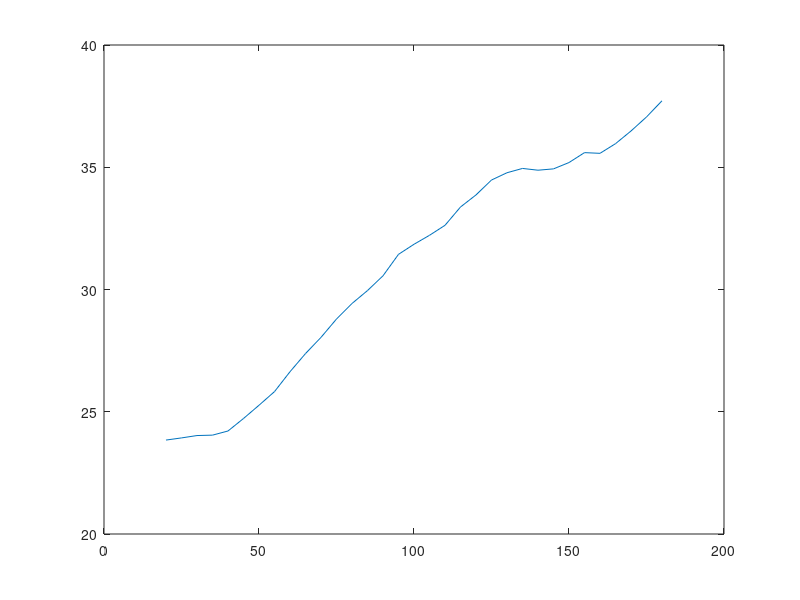

The MATLAB source for this figure: (Note: this script raises an error after producing the figure.)
ld = load('J_vs_E.mat');

x2 = ld.jf200.x;
f2 = ld.jf200.signal;
e_min = x2(1);
J_min = f2(1);

x4 = ld.jf400.x;
f4 = ld.jf400.signal;
e_min_s = 45;
e_max_s = 125;

% first subrange: take from ei200
ir2_min = find(x2==e_min_s);
ir2_max = find(x2==e_max_s);
x_tot1 = x2(1:ir2_min);
s_tot1 = f2(1:ir2_min);

% second subrange: take half from ei200, half from ei400
s_par2 =f2(ir2_min+1:ir2_max);

ir4_min = find(x4==e_min_s);
ir4_max = find(x4==e_max_s);
s_par4 =f4(ir4_min+1:ir4_max);

s_tot2 = 0.5*(s_par2 + s_par4);
x_tot2 = x4(ir4_min+1:ir4_max);

% third subrange: take data from ei400
e_max_t = 180;
ir4t_max = find(x4==e_max_t);
s_tot3 = f4(ir4_max+1:ir4t_max);
x_tot3 = x4(ir4_max+1:ir4t_max);

x = [x_tot1,x_tot2,x_tot3];
s = [s_tot1',s_tot2',s_tot3'];
plot(x,s);

x_min = min(x);
x_max = max(x);
J_min = min(s);
J_max = max(s);

q= 0.01:0.01:0.99;
JvsQ = zeros(size(q));
for i=1:numel(q)
    JvsQ(i) = 0.125*fzero(@(e)(j_vs_e(e,q(i),x,s,x_min,J_min,x_max,J_max)),0)/(1-cos(pi*q(i)));
end
q_sq = q.*q;

plot(q_sq,JvsQ);
save('J_vs_q','q_sq','JvsQ');



function val = j_vs_e(x,q,base_e,base_j,x_min,J_min,x_max,J_max)


if x<x_min
    Je = J_min;
elseif x>x_max
    Je = J_max;
else
    Je = interp1(base_e,base_j,x);
end
val = 8*Je*(1-cos(pi*q))-x;
end




